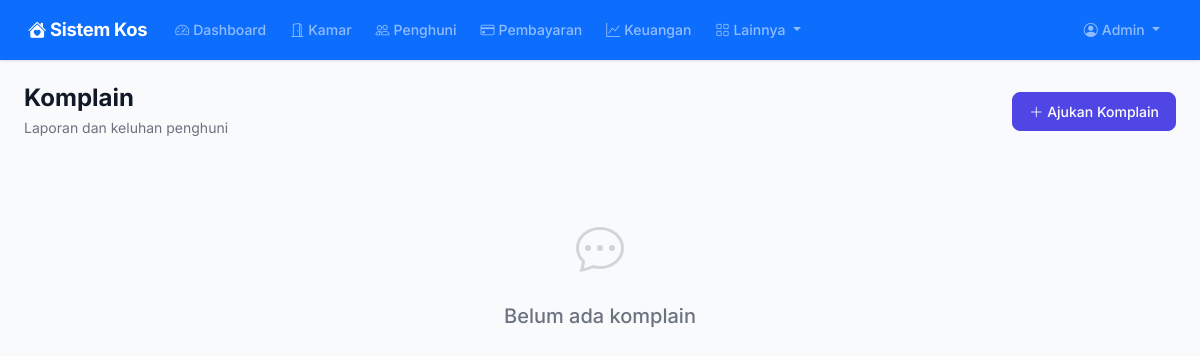
The page /komplain/ (signed in) on the database as committed earlier.
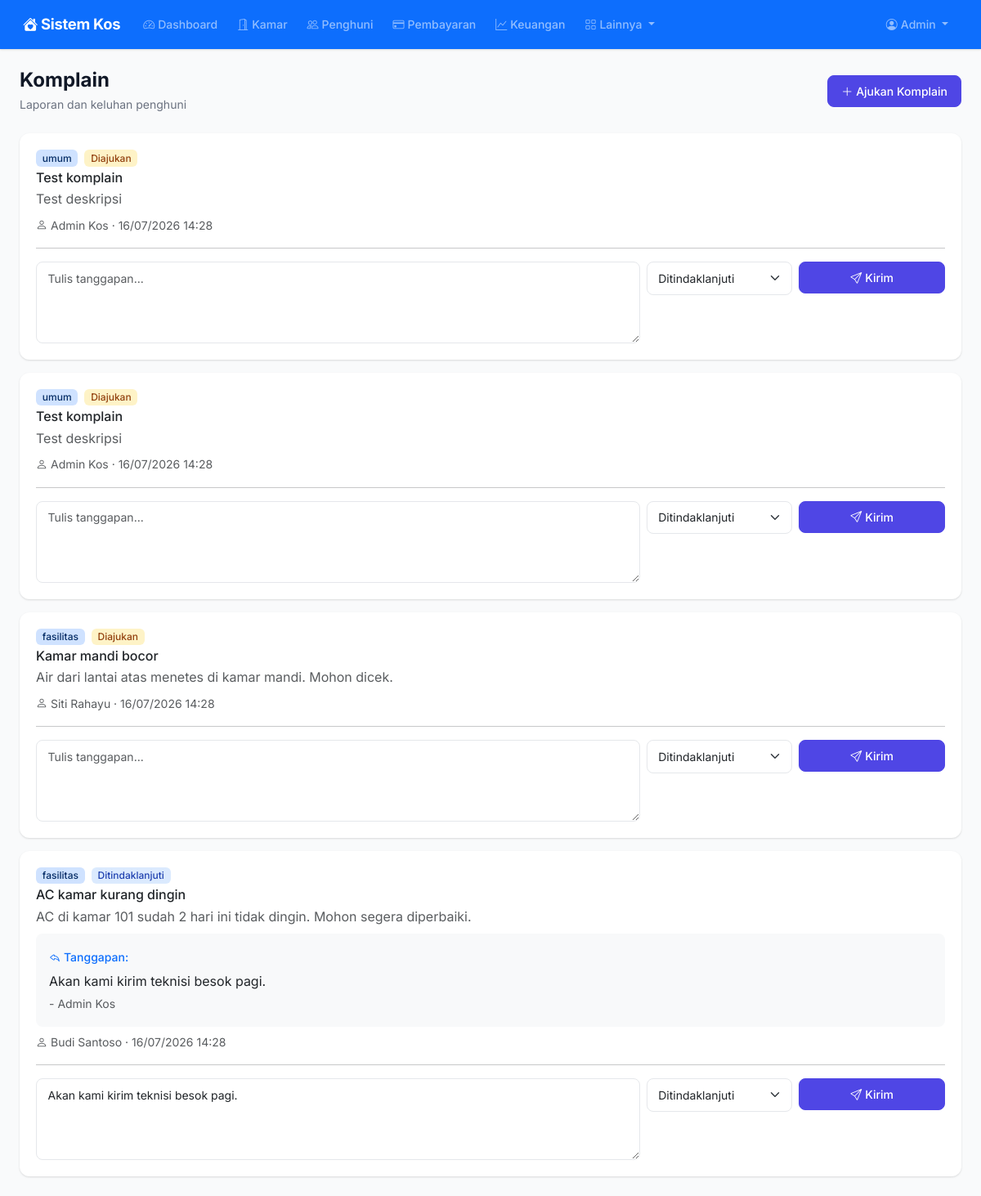
The same page on the database as committed later.
### models.py (models this page shows, shortened)
class Complaint(db.Model):
    __tablename__ = "complaints"
    id = db.Column(db.Integer, primary_key=True)
    user_id = db.Column(db.Integer, db.ForeignKey("users.id"), nullable=False)
    judul = db.Column(db.String(200), nullable=False)
    deskripsi = db.Column(db.Text, nullable=False)
    kategori = db.Column(db.String(50), default="umum")
    status = db.Column(db.String(20), default="diajukan")
    tanggapan = db.Column(db.Text)
    ditanggapi_oleh = db.Column(db.Integer, db.ForeignKey("users.id"))
    created_at = db.Column(db.DateTime, default=datetime.utcnow)
    user = db.relationship("User", foreign_keys=[user_id], backref="complaints")
    responder = db.relationship("User", foreign_keys=[ditanggapi_oleh])

class User(UserMixin, db.Model):
    __tablename__ = "users"
    id = db.Column(db.Integer, primary_key=True)
    username = db.Column(db.String(80), unique=True, nullable=False)
    email = db.Column(db.String(120), unique=True, nullable=False)
    password_hash = db.Column(db.String(256), nullable=False)
    role = db.Column(db.String(20), nullable=False, default="client")
    nama_lengkap = db.Column(db.String(150), nullable=False)
    no_telepon = db.Column(db.String(20))
    alamat = db.Column(db.Text)
    is_active = db.Column(db.Boolean, default=True)
    created_at = db.Column(db.DateTime, default=datetime.utcnow)
    bookings = db.relationship("Booking", backref="client", lazy="dynamic")
    notifications = db.relationship("Notification", backref="user", lazy="dynamic")

### routes/complaints.py (the view)
@complaint_bp.route("/")
@login_required
def index():
    if current_user.role in ("admin", "management"):
        c = Complaint.query.order_by(Complaint.created_at.desc()).all()
    else:
        c = Complaint.query.filter_by(user_id=current_user.id).order_by(Complaint.created_at.desc()).all()
    return render_template("complaints/index.html", complaints=c)

### app.py (called while the page is built)
def create_app():
    app = Flask(__name__)
    app.config.from_object("config.Config")
    db.init_app(app)
    login_manager.init_app(app)
    csrf.init_app(app)
    login_manager.login_view = "auth.login"
    login_manager.login_message = "Silakan login terlebih dahulu."
    from models import User
    @login_manager.user_loader
    def load_user(user_id):
        return User.query.get(int(user_id))
    @app.context_processor
    def inject_now():
        from datetime import datetime
        return {"now": datetime.now()}
    @app.context_processor
    def inject_utility():
        from datetime import date
        return {"date_today": date.today()}
    from routes import register_routes
    register_routes(app)
    with app.app_context():
        db.create_all()
    return app

### templates/complaints/index.html (shortened to what this page needs)
{% extends "base.html" %}
{% block content %}
<div class="page-header d-flex flex-wrap justify-content-between align-items-center">
    <div>
        <h1>Komplain</h1>
        <p>Laporan dan keluhan penghuni</p>
    </div>
    <a href="{{ url_for('complaints.create') }}" class="btn btn-primary">
        <i class="bi bi-plus-lg me-1"></i>Ajukan Komplain
    </a>
</div>
{% if complaints %}
<div class="row g-3">
    {% for c in complaints %}
    <div class="col-12">
        <div class="card border-0">
            <div class="card-body">
                <div class="d-flex justify-content-between align-items-start gap-3">
                    <div class="flex-grow-1">
                        <div class="d-flex align-items-center gap-2 mb-1">
                            <span class="badge bg-primary-subtle text-primary-emphasis">{{ c.kategori }}</span>
                            {% set st = c.status|lower %}
                            {% if st == 'diajukan' %}
                            <span class="badge badge-warning">Diajukan</span>
                            {% elif st == 'ditindaklanjuti' %}
                            <span class="badge badge-info">Ditindaklanjuti</span>
                            {% elif st == 'selesai' %}
                            <span class="badge badge-success">Selesai</span>
                            {% else %}
                            <span class="badge badge-secondary">{{ c.status }}</span>
                            {% endif %}
                        </div>
                        <h6 class="mb-1">{{ c.judul }}</h6>
                        <p class="text-muted mb-2" style="white-space:pre-line">{{ c.deskripsi }}</p>
                        {% if c.tanggapan %}
                        <div class="bg-light p-3 rounded-3 mt-2">
                            <small class="fw-medium text-primary"><i class="bi bi-reply me-1"></i>Tanggapan:</small>
                            <p class="mb-0 mt-1" style="white-space:pre-line">{{ c.tanggapan }}</p>
                            {% if c.responder %}
                            <small class="text-muted mt-1 d-block">- {{ c.responder.nama_lengkap }}</small>
                            {% endif %}
                        </div>
                        {% endif %}
                        <small class="text-muted mt-2 d-block">
                            <i class="bi bi-person me-1"></i>{{ c.user.nama_lengkap }}
                            &middot; {{ c.created_at.strftime('%d/%m/%Y %H:%M') }}
                        </small>
                    </div>
                </div>
                {% if current_user.role in ('admin', 'management') and c.status != 'selesai' %}
                <hr>
                <form method="POST" action="{{ url_for('complaints.respond', id=c.id) }}" class="mt-2">
                    <div class="row g-2">
                        <div class="col-md-8">
                            <textarea name="tanggapan" class="form-control" rows="2"
                                      placeholder="Tulis tanggapan..." required>{{ c.tanggapan or '' }}</textarea>
                        </div>
                        <div class="col-md-2">
                            <select name="status" class="form-select">
                                <option value="ditindaklanjuti" {% if c.status == 'ditindaklanjuti' %}selected{% endif %}>Ditindaklanjuti</option>
                            </select>
                        </div>
                        <div class="col-md-2">
                            <button type="submit" class="btn btn-primary w-100">
                                <i class="bi bi-send me-1"></i>Kirim
                            </button>
                        </div>
                    </div>
                </form>
                {% endif %}
            </div>
        </div>
    </div>
    {% endfor %}
</div>
{% else %}
<div class="empty-state">
    <i class="bi bi-chat-dots"></i>
    <h5>Belum ada komplain</h5>
</div>
{% endif %}
{% endblock %}

Rows that differ between the two databases and show on the page:
added Complaint: kategori "umum", shows "Diajukan", judul "Test komplain", deskripsi "Test deskripsi", user.nama_lengkap "Admin Kos", created_at "16/07/2026 14:28"
added Complaint: kategori "umum", shows "Diajukan", judul "Test komplain", deskripsi "Test deskripsi", user.nama_lengkap "Admin Kos", created_at "16/07/2026 14:28"
added Complaint: kategori "fasilitas", shows "Diajukan", judul "Kamar mandi bocor", deskripsi "Air dari lantai atas menetes di kamar mandi. Mohon dicek.", user.nama_lengkap "Siti Rahayu", created_at "16/07/2026 14:28"
added Complaint: kategori "fasilitas", shows "Ditindaklanjuti", judul "AC kamar kurang dingin", deskripsi "AC di kamar 101 sudah 2 hari ini tidak dingin. Mohon segera diperbaiki.", tanggapan "Akan kami kirim teknisi besok pagi.", responder.nama_lengkap "Admin Kos", user.nama_lengkap "Budi Santoso", created_at "16/07/2026 14:28", status "Ditindaklanjuti"
Other text that changed with them:
text no longer shown: "Belum ada komplain"
